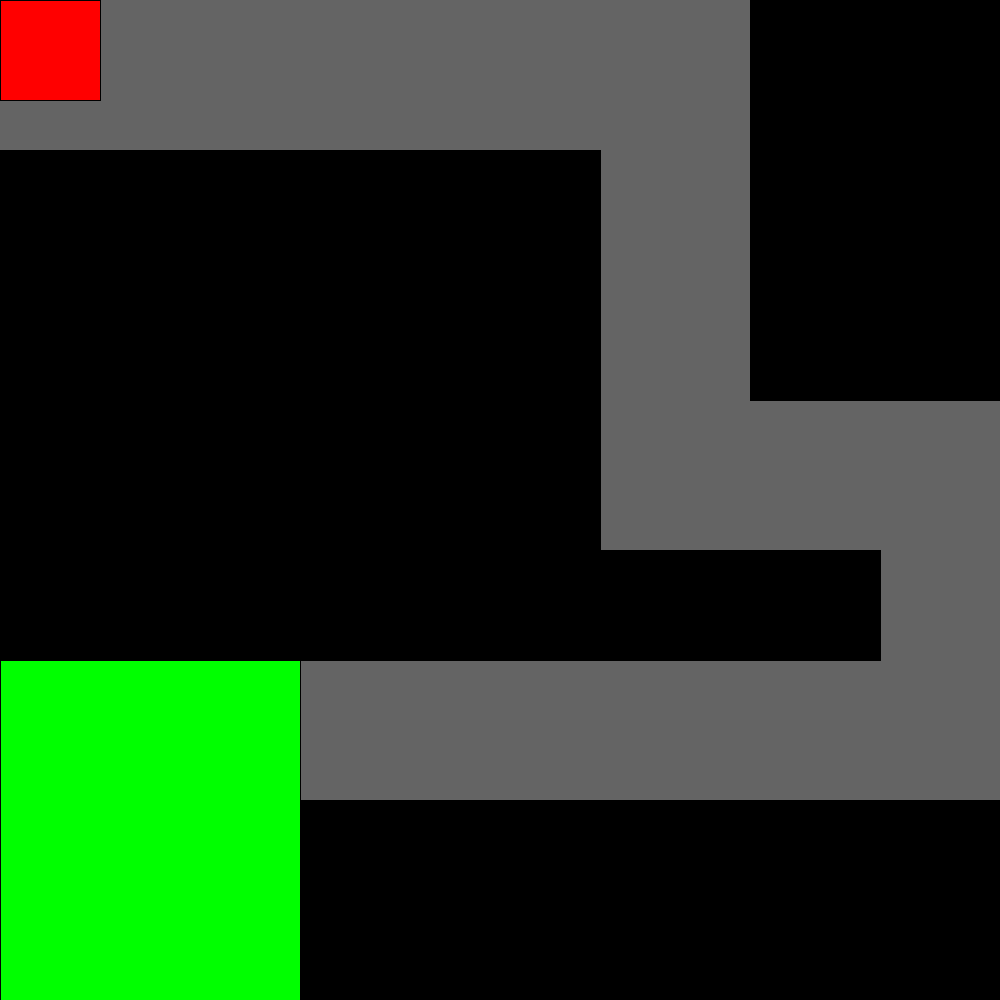
Frame 1 (no input)
Frame 60 (the mouse pressed at the canvas centre just before this capture): identical to frame 1, image omitted
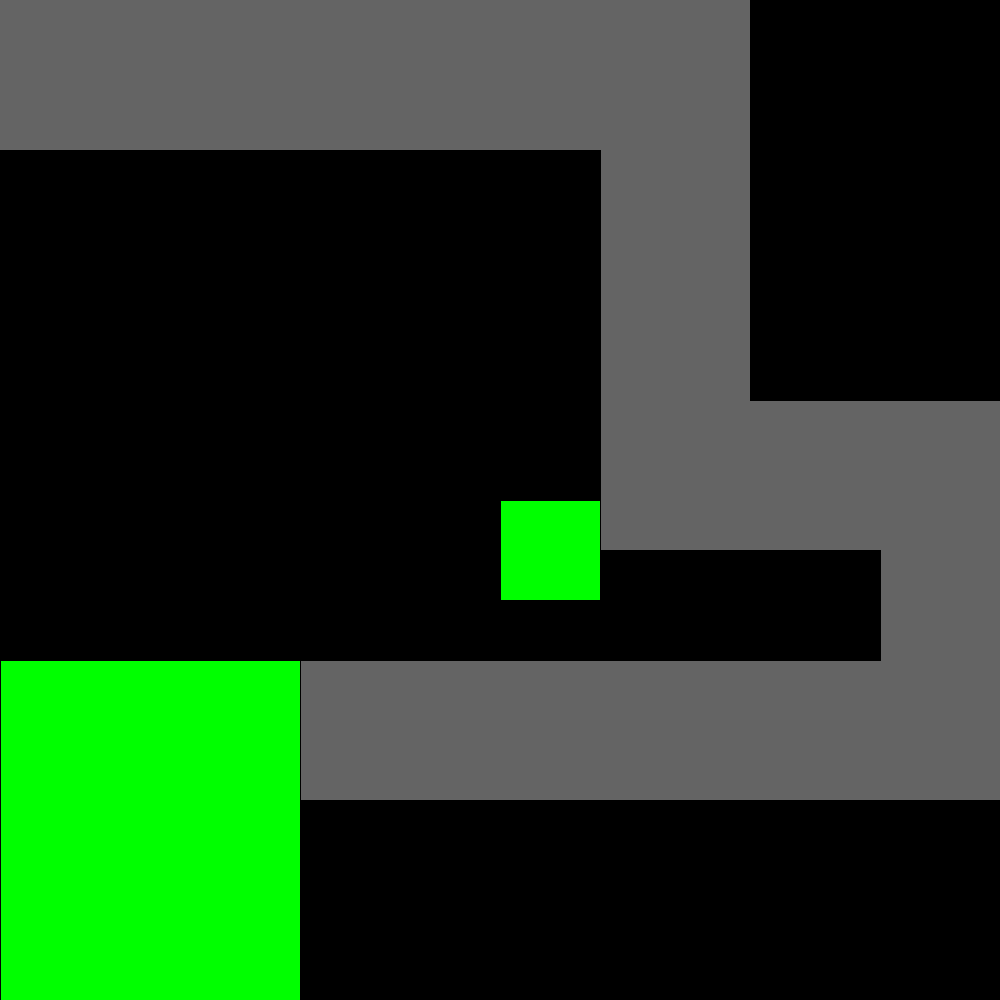
Frame 120 (the mouse held since frame 60 and released just before this capture)

The Processing sketch that drew these frames (run headless with seeded random() and noise(); from frame 60 on, the mouse is pressed at the canvas centre):

// Processing sketch: eindopdracht_1
// ── eindopdracht_1.pde
void mousePressed() {
  println("Mouse Pressed At");
  println(mouseX);
  println(mouseY);
}

  void mouseReleased() {
    println("Mouse Released");
    println(mouseX);
    println(mouseY);
  }
  
  void setup(){
    background(100, 100, 100);
    size(1000,1000);
    background(100, 100, 100);
    
  }
  
  void draw(){
    background(100, 100, 100);
    fill(0, 255, 0);
    rect(0, 660, 300, 1000);
    fill(0, 0, 0);
    rect(300, 800, 800, 900);
    fill(0, 0, 0);
    rect(430, 550,450, 110);
    fill(0, 0, 0);
    rect(0, 150, 600, 510);
    fill(0, 0, 0);
    rect(750, 0, 400, 400);
    fill(0, 255, 0);
    rect(mouseX, mouseY, 100, 100);
     if (mousePressed == false){
       fill(255, 0, 0);
    rect(mouseX, mouseY, 100, 100);
    if (mousePressed == true){
    }
     }
  }
  
